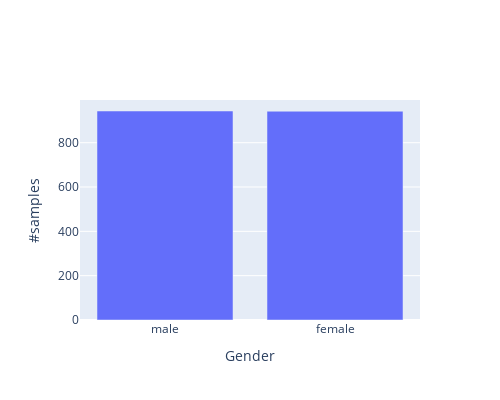

The code cell stored with this chart in its notebook:
### Markdown cell above
We can analyze the relationship between the sex of the people and their consume of cannabis in the same way.

### Code cell
data=[go.Bar(x=df["Gender"].value_counts().index,
            y=df["Gender"].value_counts().values)]
layout = go.Layout(
    autosize=False,
    width=500,
    height=400,
    xaxis=dict(
        title='Gender'),
    yaxis=dict(
        title='#samples'
    ))

fig = go.Figure(data=data, layout=layout)
fig

### Figure 1 — Plotly figure (JSON) as saved in the notebook; plotly's stock layout.template omitted (floating-point values rounded to 4 significant figures)
{"data": [{"type": "bar", "x": ["male", "female"], "y": [943, 942]}], "layout": {"autosize": false, "height": 400, "width": 500, "xaxis": {"title": {"text": "Gender"}}, "yaxis": {"title": {"text": "#samples"}}}}
